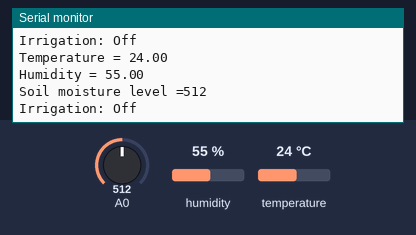
This sketch was run on a simulated Arduino Uno, built with avr-gcc and run on an emulated ATmega328P. Shown: the last lines printed to the serial monitor. Inputs (shaded band) come from the test bench; at power-on: A0 = 512, humidity 55 %, temperature 24 °C.

Above: at 1.2 s.
1.3 s: A0 set to 207
At 2.6 s:
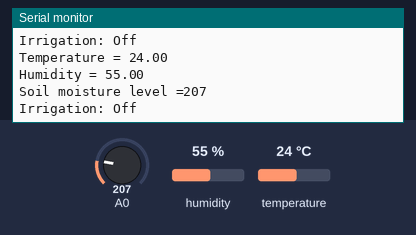
2.8 s: A0 set to 190
At 3.8 s:
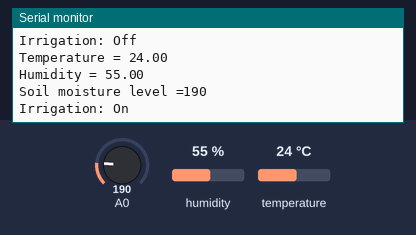
Timing chart, 0 to 5.8 s (numbered marks = the images above; inputs shaded):
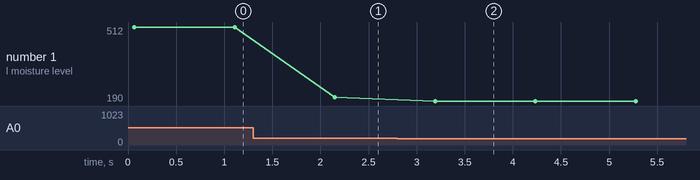

Measured:
- the behaviour switches between 200 and 199 on A0 (found by bisection; images 1 and 2)
- after the input at 1.3 s, the serial monitor: prints a new line after 0.85 s (image 1)
- after the input at 2.8 s, the serial monitor: prints a new line after 0.39 s (image 2)
- plotted number 1: 512 → 207 after the input at 1.3 s, 207 → 190 after the input at 2.8 s

The sketch:

htm.ino
```cpp
#include <dht.h>

dht DHT;

#define DHT11_PIN 7

void setup(){
  Serial.begin(9600);
}

void loop()
{
  int chk = DHT.read11(DHT11_PIN);
  Serial.print("Temperature = ");
  Serial.println(DHT.temperature);
  Serial.print("Humidity = ");
  Serial.println(DHT.humidity);
  Serial.print("Soil moisture level =");
  Serial.println(analogRead(A0));
  if (analogRead(A0)<200){
    Serial.println("Irrigation: On");
  }
  else {
    Serial.println("Irrigation: Off");
    }
  Serial.println("");
  delay(1000);
}
```
